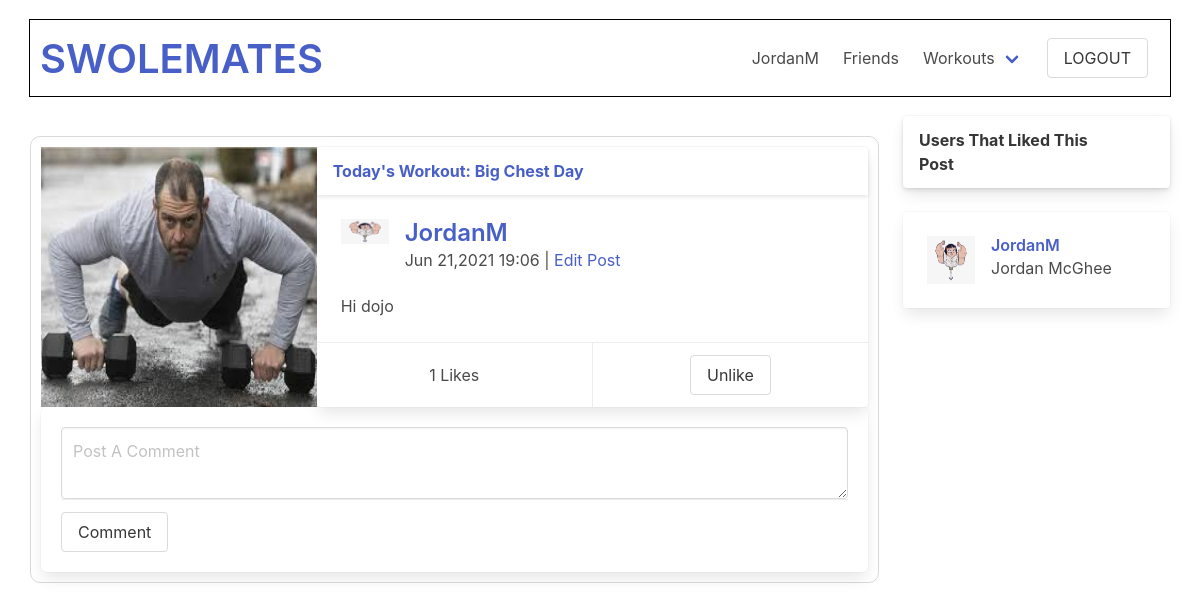
The app's page /swolemates/post/51 (signed in), older data.
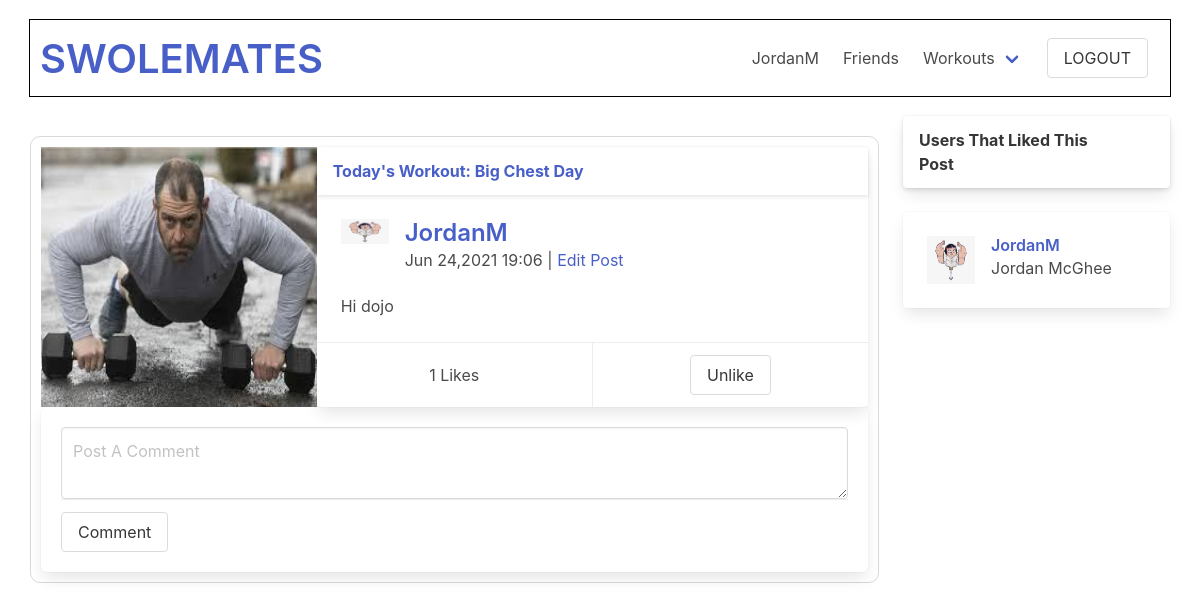
The same page, newer data.
### swolemates_app/models.py (models this page shows, shortened)
class Post(models.Model):
    content = models.TextField()
    image = models.ImageField(null=True, blank=True, upload_to = "images/")
    posted_by = models.ForeignKey(User, related_name="posts", on_delete=models.CASCADE)
    liked_by = models.ManyToManyField(User, related_name="liked_posts", blank=True)
    workout = models.ForeignKey(Workout, null=True, blank=True, related_name="posts", on_delete=models.SET_NULL)
    objects = PostCommentManager()
    created_at = models.DateTimeField(auto_now_add=True)
    updated_at = models.DateTimeField(auto_now=True)

class Workout(models.Model):
    name = models.CharField(max_length=50)
    created_by = models.ForeignKey(User, related_name="workouts", on_delete=models.CASCADE)
    liked_by = models.ManyToManyField(User, related_name="liked_workouts", blank=True)
    objects = WorkoutManager()
    created_at = models.DateTimeField(auto_now_add=True)
    updated_at = models.DateTimeField(auto_now=True)

class User(models.Model):
    first_name = models.CharField(max_length = 50)
    last_name = models.CharField(max_length = 50)
    username = models.CharField(max_length=45, unique=True)
    email = models.EmailField(unique=True)
    password = models.CharField(max_length = 60)
    profile_photo = models.ImageField(default='default.png', upload_to = "images/")
    bio = models.TextField(blank=True, null=True)
    fav_exercises = models.TextField(blank=True, null=True)
    objects = UserManager()
    friends = models.ManyToManyField('self', blank=True)
    created_at = models.DateTimeField(auto_now_add=True)
    updated_at = models.DateTimeField(auto_now=True)
    def __str__(self):
        return self.username

### swolemates_app/views.py (the view)
# urls.py: path('swolemates/post/<int:post_id>', views.view_post),
def view_post(request,post_id):
    post = Post.objects.get(id=post_id)
    context = {
        "user": User.objects.get(id=request.session["user_id"]),
        "profile": post.posted_by,
        "post": post,
    }
    return render(request, "post_view.html", context)

### swolemates_app/templates/post_view.html (shortened to what the changed rows need)
<!DOCTYPE html>
<html lang="en">
<head>
    <link rel="stylesheet" href="https://cdn.jsdelivr.net/npm/bulma@0.9.3/css/bulma.min.css">
    {% load static %}
    <link rel="stylesheet" href="{% static 'css/home_page.css' %}">
</head>
<body>
    <div id="wrapper">
    <div class="tile is-ancestor is-align-items-flex-start">
        <div class="tile is-parent is-vertical is-9">
            <div class="tile is-child is-vertical">
                <div class="post">
                    <div class="tile is-12">
                            {% if post.image %}
                                <div class="tile is-4">
                                    <img src="/media/{{post.image}}" alt="{{post.posted_by}} image">
                                </div>
                            {% endif %}
                            <div class="tile" id="test">
                                <div class="card">
                                    {% if post.workout %}
                                    <header class="card-header">
                                        <p class="card-header-title">
                                            <a href="/swolemates/workout/{{post.workout.id}}">Today's Workout: {{post.workout.name}}</a>
                                        </p>
                                    </header>
                                    {% endif %}
                                    <div class="card-content">
                                        <div class="media">
                                            <div class="media-left">
                                                <figure class="image is-48x48">
                                                <img src="/media/{{post.posted_by.profile_photo}}" alt="profile photo">
                                                </figure>
                                            </div>
                                            <div class="media-content">
                                                <p class="title is-4"><a href="/swolemates/user/{{post.posted_by.username}}">{{post.posted_by}}</a></p>
                                                <p class="subtitle is-6">{{post.updated_at|date:"M d,Y H:m "}} {% if post.posted_by == user %}|  <a href="/swolemates/post/{{post.id}}/edit">Edit Post</a> {% endif %}</p>
                                            </div>
                                        </div>
                                        <div class="content">
                                            <p>{{post.content}}</p>
                                        </div>
                                    </div>
                                    <footer class="card-footer">
                                        <p class="card-footer-item">{{post.liked_by.all|length}} Likes</p>
                                        {% if user in post.liked_by.all %}
                                            <div class="card-footer-item">
                                                <form action="/swolemates/post/{{post.id}}/remove_like" method="POST" >
                                                </form>
                                            </div>
                                        {% endif %}
                                    </footer>
                                </div>
                            </div>
                    </div>
                </div>
            </div>
        </div>
        </div>
    </div>
</body>
</html>

Row changes from the older to the newer data that the page shows:
changed Post "Hi dojo": updated_at "Jun 21,2021 19:06" → "Jun 24,2021 19:06"
